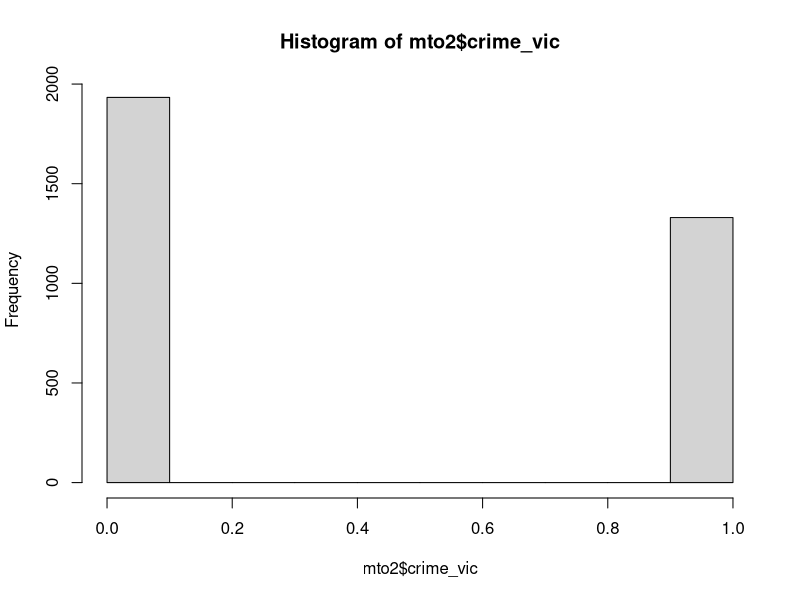
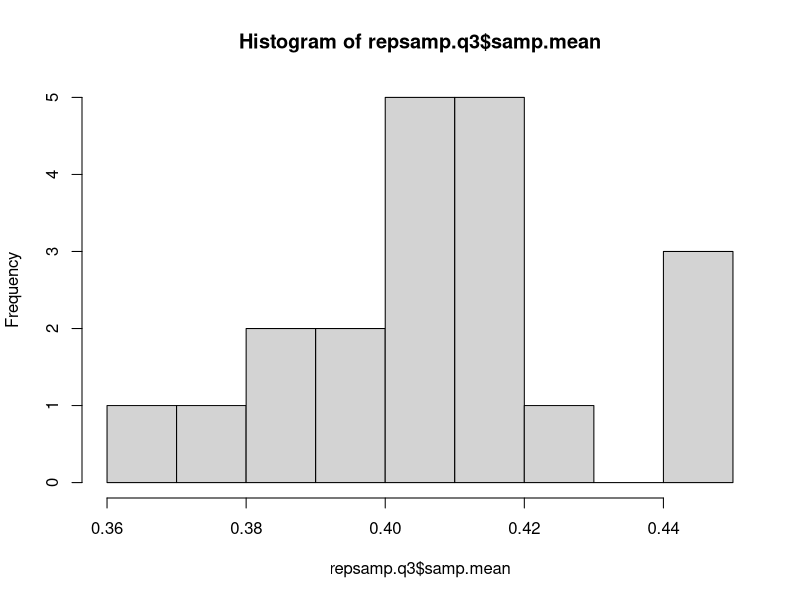
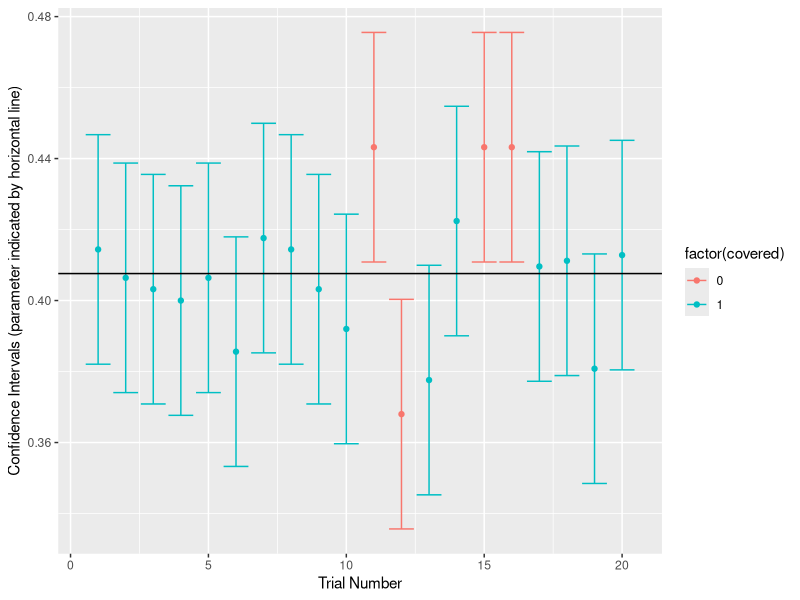
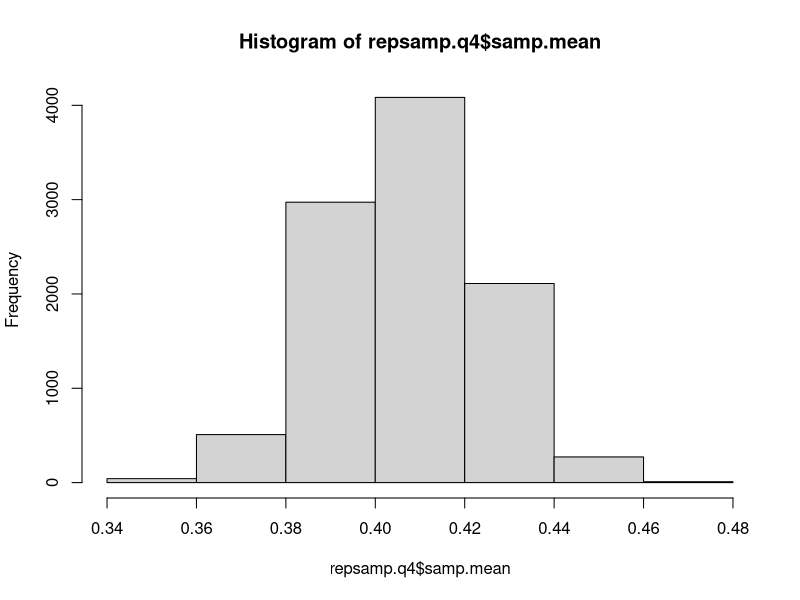
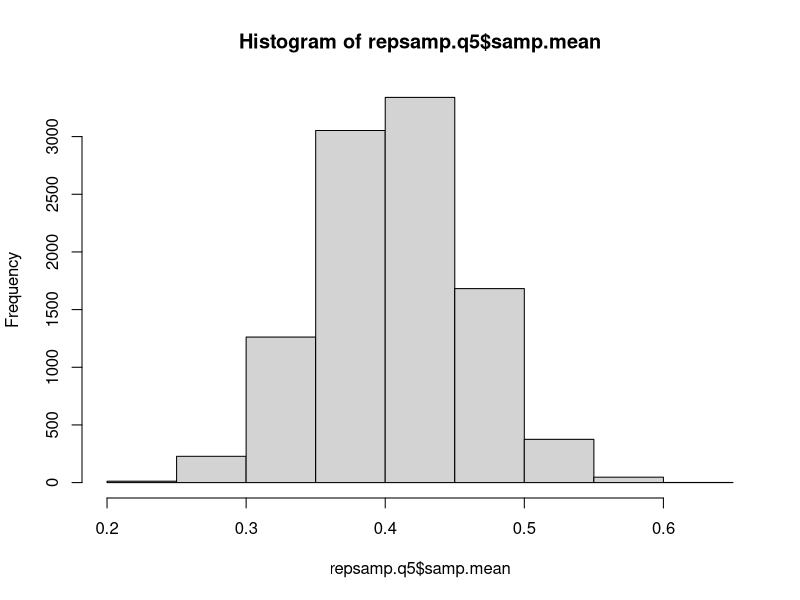

Here is the R script that generated these plots, in order:
## ---- chunk 1
mto2 <- read.csv("data/mto2.csv")
library(tidyverse)

## ---- chunk 2
pop_mean <- mean(mto2$crime_vic)
pop_mean
pop_sd <- sd(mto2$crime_vic)
pop_sd
hist(mto2$crime_vic)
## ---- chunk 3
# calculating true mean
true_se = pop_sd/sqrt(625)
true_se
## ---- chunk 4
SimulateSamplingDistribution2 <- function(population_data, 
                                          number_samples, 
                                          sample_size, 
                                          variable_name, 
                                          distribution_type, # can be "t" or "normal"
                                          seed = 10) {
        set.seed(seed)
        
        true_se = sd(unlist(population_data[variable_name]))/sqrt(sample_size)
        
        if (distribution_type == 'normal') {q = qnorm(0.95)}
        else if (distribution_type == 't'){q = qt(0.95, sample_size)}
        else {stop("distribution_type must be 't' or 'normal'.")}
        
        repsamp.df <- data.frame(trial = 1:number_samples,
                             samp.mean = rep(0, number_samples),
                             samp.sd = rep(0, number_samples),
                             samp.lowci = rep(0, number_samples),
                             samp.highci = rep(0, number_samples))
        
        for (i in 1:number_samples){
                sample.rows <- sample(1:nrow(population_data), 
                                      sample_size, replace = FALSE)
                samp.variable <- unlist(population_data[sample.rows, 
                                                        variable_name])
                repsamp.df$samp.mean[i] <- mean(samp.variable)
                repsamp.df$samp.sd[i] <- sd(samp.variable)
                if (distribution_type == 't') 
                  {se = sd(samp.variable)/sqrt(sample_size)}
                else {se = true_se}
                repsamp.df$samp.lowci[i] <- repsamp.df$samp.mean[i] - q*se
                repsamp.df$samp.highci[i] <- repsamp.df$samp.mean[i] + q*se
                }

  return(repsamp.df)
}

# add the input values in the code below and remove the number signs at the start of each line

 repsamp.q3 = SimulateSamplingDistribution2(population_data = mto2,
                              number_samples = 20, 
                              sample_size = 625, 
                              variable_name = 'crime_vic',
                              distribution_type = 'normal', # can be "t" or "normal"
                              seed = 1986)
 summary(repsamp.q3)
 
 repsamp.q3
## ---- chunk 5

hist(repsamp.q3$samp.mean, breaks = 8)

true_se 

mean(repsamp.q3$samp.mean > pop_mean - true_se & 
       repsamp.q3$samp.mean < pop_mean + true_se)
mean(repsamp.q3$samp.mean > pop_mean - 2*true_se & 
       repsamp.q3$samp.mean < pop_mean + 2*true_se)
mean(repsamp.q3$samp.mean > pop_mean - 3*true_se & 
       repsamp.q3$samp.mean < pop_mean + 3*true_se)
## ---- chunk 6
repsamp.q3 <- repsamp.q3 %>%
  mutate(covered = if_else(samp.lowci < pop_mean & samp.highci > pop_mean, 1, 0))

mean(repsamp.q3$covered)

repsamp.q3 %>%
  ggplot(aes(x = , trial, y = samp.mean, ymin = samp.lowci, 
             ymax = samp.highci, color = factor(covered))) +
  geom_point() + 
  geom_errorbar() +
  geom_hline(yintercept = pop_mean) +
  xlab("Trial Number") +
  ylab("Confidence Intervals (parameter indicated by horizontal line)")
(repsamp.q3$samp.mean[11] - pop_mean)/true_se
(repsamp.q3$samp.mean[12] - pop_mean)/true_se
(repsamp.q3$samp.mean[15] - pop_mean)/true_se
(repsamp.q3$samp.mean[16] - pop_mean)/true_se
## ---- chunk 7
 repsamp.q4 = SimulateSamplingDistribution2(population_data = mto2,
                              number_samples = 10000, 
                              sample_size = 625, 
                             variable_name = 'crime_vic',
                              distribution_type = 'normal', # can be "t" or "normal"
                              seed = 1986)
 summary(repsamp.q4)


## ---- chunk 8
hist(repsamp.q4$samp.mean, breaks = 8)

true_se 

mean(repsamp.q4$samp.mean > pop_mean - 1.65*true_se & 
       repsamp.q4$samp.mean < pop_mean + 1.65*true_se)
mean(repsamp.q4$samp.mean > pop_mean - 1.96*true_se & 
       repsamp.q4$samp.mean < pop_mean + 1.96*true_se)
mean(repsamp.q4$samp.mean > pop_mean - 2.58*true_se & 
       repsamp.q4$samp.mean < pop_mean + 2.58*true_se)
## ---- chunk 9
repsamp.q4 <- repsamp.q4 %>%
  mutate(covered = if_else(samp.lowci < pop_mean & 
                             samp.highci > pop_mean, 1, 0))

mean(repsamp.q4$covered)

# Length of each of the 10,000 confidence intervals
sampdist =  repsamp.q4 %>% #the df that you saved from SimulateSamplingDistribution2
  mutate(CI_length = samp.highci - samp.lowci)

summary(sampdist$CI_length)

## ---- chunk 10
 repsamp.q5 = SimulateSamplingDistribution2(population_data = mto2,
                              number_samples = 10000, 
                              sample_size = 81, 
                              variable_name = 'crime_vic',
                              distribution_type = 't', # can be "t" or "normal"
                              seed = 1986)
 summary(repsamp.q5)
## ---- chunk 11
hist(repsamp.q5$samp.mean, breaks = 8)
se2 <- mean(repsamp.q5$samp.sd)/sqrt(81)
se2
mean(repsamp.q5$samp.mean > pop_mean - 1.65*se2 & 
       repsamp.q5$samp.mean < pop_mean + 1.65*se2)
mean(repsamp.q5$samp.mean > pop_mean - 1.96*se2 & 
       repsamp.q5$samp.mean < pop_mean + 1.96*se2)
mean(repsamp.q5$samp.mean > pop_mean - 2.58*se2 & 
       repsamp.q5$samp.mean < pop_mean + 2.58*se2)
## ---- chunk 12
repsamp.q5 <- repsamp.q5 %>%
  mutate(covered = if_else(samp.lowci < pop_mean & 
                             samp.highci > pop_mean, 1, 0))

mean(repsamp.q5$covered)
## ---- chunk 13
sampdist1 = repsamp.q5 %>% #the df that you saved from SimulateSamplingDistribution2
  mutate(CI_length = samp.highci - samp.lowci)

summary(sampdist1$CI_length)
